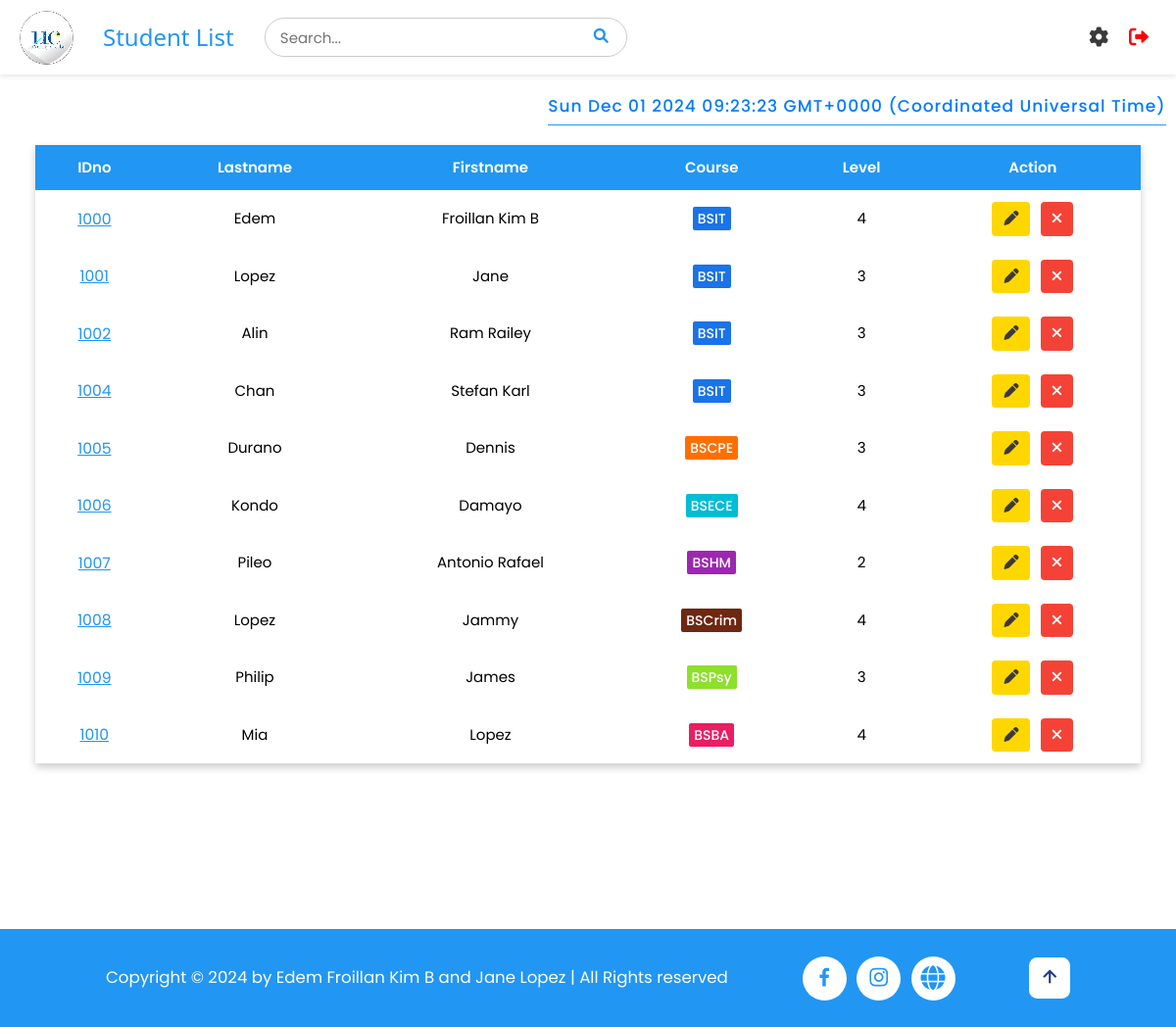
The page /students (signed in) on the database as committed earlier.
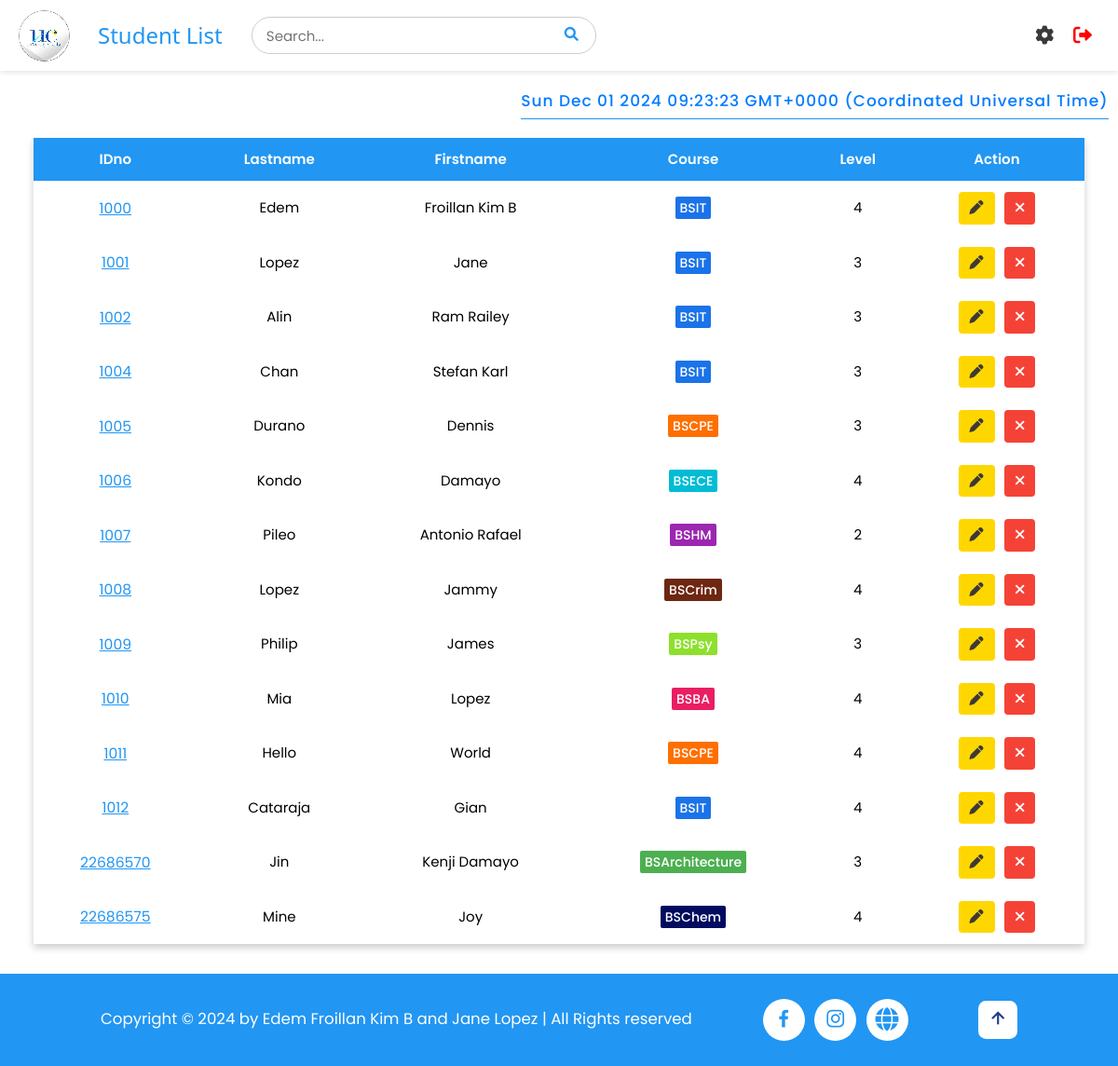
The same page on the database as committed later.
### tables this page shows
CREATE TABLE students (
                    id INTEGER PRIMARY KEY AUTOINCREMENT,
                    idno varchar(10) UNIQUE,
                    firstname varchar(50),
                    lastname varchar(50),
                    course varchar(10),
                    level varchar(5),
                    image TEXT,
                    qrcode TEXT
);

### app.py (the view)
@app.route('/students')
def student_list():
    if 'username' in session:
        pagetitle = "Student List"
        users = get_users()
        students = getall_records('students')
        return render_template('studentlist.html', data=students, pagetitle=pagetitle, users=users)
    else:
        flash("Please log in first!", "warning")
        return redirect(url_for('login'))

### app.py (called while the page is built)
@app.after_request
def after_request(response):
    response.headers['Cache-Control'] = 'no-store, no-cache, must-revalidate, post-check=0, pre-check=0, max-age=0'
    response.headers['Pragma'] = 'no-cache'
    response.headers['Expires'] = '-1'
    if hasattr(session, 'username') and 'username' not in session:
        response.headers['Cache-Control'] = 'no-store'
        response.headers['Pragma'] = 'no-cache'
        response.headers['Expires'] = '-1'
    return response

def get_users() -> object:
    return getall_records('students')

### dbhelper.py (called while the page is built)
def getprocess(sql: str, params=()) -> list:
    db = connect(database)
    cursor = db.cursor()
    cursor.row_factory = Row
    try:
        cursor.execute(sql, params)
        data = cursor.fetchall()
        return data
    finally:
        cursor.close()
        db.close()

def getall_records(table: str) -> list:
    sql = f'SELECT * FROM `{table}`'
    return getprocess(sql)

### templates/studentlist.html (shortened to what this page needs)
{% extends 'base.html' %}
{% block header %}
    {% include 'header.html' %}
{% endblock %}
{% block content %}
<div id="timestamp"></div>
<div class="full container" style="min-height: 100vh; margin-bottom: 2rem;">
<div id="main_container">
    <div class="w3-full" style="padding: 1rem 3%;">
        <div class="styled-table-wrapper">
            <table class="styled-table" id="table">
                <thead>
                    <tr id="tr1">
                        <th>IDno</th>
                        <th class="w3-hide-small">Lastname</th>
                        <th class="w3-hide-small">Firstname</th>
                        <th>Course</th>
                        <th>Level</th>
                        <th class="w3-center">Action</th>
                    </tr>
                </thead>
                <tbody>
                    {% for user in users %}
                    <tr id="tr2">
                        <td class="w3-center" data-cell="IDNO:" id="idno">
                            <a href="#" style="color: #2196F3; font-size: 1.5rem" onclick="viewStudent('{{ user['idno'] }}')">{{ user['idno'] }}</a>
                        </td>
                        <td class="w3-center w3-hide-small" data-cell="LASTNAME:">{{ user["lastname"] }}</td>
                        <td class="w3-center w3-hide-small" data-cell="FIRSTNAME:">{{ user["firstname"] }}</td>
                        <td class="w3-center" data-cell="COURSE:">
                            <span class="course-style course-{{ user['course']|lower }}">
                                {{ user["course"] }}
                            </span>
                        </td>
                        <td class="w3-center level-{{ user['level'] }}" data-cell="LEVEL:">{{ user["level"] }}</td>
                        <td class="w3-center" data-cell="ACTION:" style="display: flex; align-items: center; justify-content: center; gap: 1rem;">
                            <button class="w3-button edit-btn edit" onclick="openEditModal('{{ user['idno'] }}', '{{ user['lastname'] }}', '{{ user['firstname'] }}', '{{ user['course'] }}', '{{ user['level'] }}')">
                                <i class="fas fa-pen"></i>
                            </button>
                            <button class="w3-button w3-red delete-btn delete" onclick="openCustomAlert('{{ user['idno'] }}')">
                                <i class="fas fa-times"></i>
                            </button>
                        </td>
                    </tr>
                    {% endfor %}
                </tbody>
            </table>
        </div>
    </div>
</div>
</div>
{% endblock %}

### templates/base.html (shortened to what this page needs)
<!DOCTYPE html>
<html>
<head>
    <link rel='stylesheet' href="{{ url_for('static', filename='css/style.css') }}">
    <link rel="stylesheet" href="https://cdnjs.cloudflare.com/ajax/libs/font-awesome/6.0.0-beta3/css/all.min.css">
    <link href='https://unpkg.com/boxicons@2.1.4/css/boxicons.min.css' rel='stylesheet'>
</head>
<body>
    <div>
        {% block header %}{% endblock %}
        {% block content %}
        {% endblock %}
    </div>
 <footer class="footer">
        <div class="footer-text">
            <p>Copyright &copy; 2024 by Edem Froillan Kim B and Jane Lopez | All Rights reserved</p>
        </div>
        <div class="social-media">
            <a href="https://www.facebook.com/universityofcebuinc"><i class='bx bxl-facebook'></i></a>
            <a href="https://www.instagram.com/ucwebmaster"><i class='bx bxl-instagram'></i></a>
            <a href="https://www.universityofcebu.net/p/scholarship.html?m=1"><i class="fa-solid fa-globe"></i></a>
        </div>
        <div class="footer-iconTop">
            <a href="#home"><i class='bx bx-up-arrow-alt' ></i></a>
        </div>
    </footer>
</body>
</html>

### templates/header.html (shortened to what this page needs)
<div class="header">
    <div class="left-section">
        <img src="../static/images/logo.png" alt="Logo" id="logo">
        <h3 class="pagetitle">{{ pagetitle }}</h3>
        <div class="search" style="position: relative;">
        <input type="text" placeholder="Search..." id="search-bar">
        <button type="submit" id="search-button"><i class="fa fa-search"></i></button>
    </div>
    </div>
    <div class="menu" style="position: relative;">
    <i class="fa solid fa-gear" id="menu-icon"></i>
    <a href="/logout" id="logout">
        <i class="fa fa-sign-out-alt"></i>
    </a>
    </div>
</div>

### templates/base.html (style rules this page uses)
html { font-size: 65%; }

Rows that differ between the two databases and show on the page:
added students: idno "1011", lastname "Hello", firstname "World", course "BSCPE", level "4"
added students: idno "1012", lastname "Cataraja", firstname "Gian", course "BSIT", level "4"
added students: idno "22686570", lastname "Jin", firstname "Kenji Damayo", course "BSArchitecture", level "3"
added students: idno "22686575", lastname "Mine", firstname "Joy", course "BSChem", level "4"
